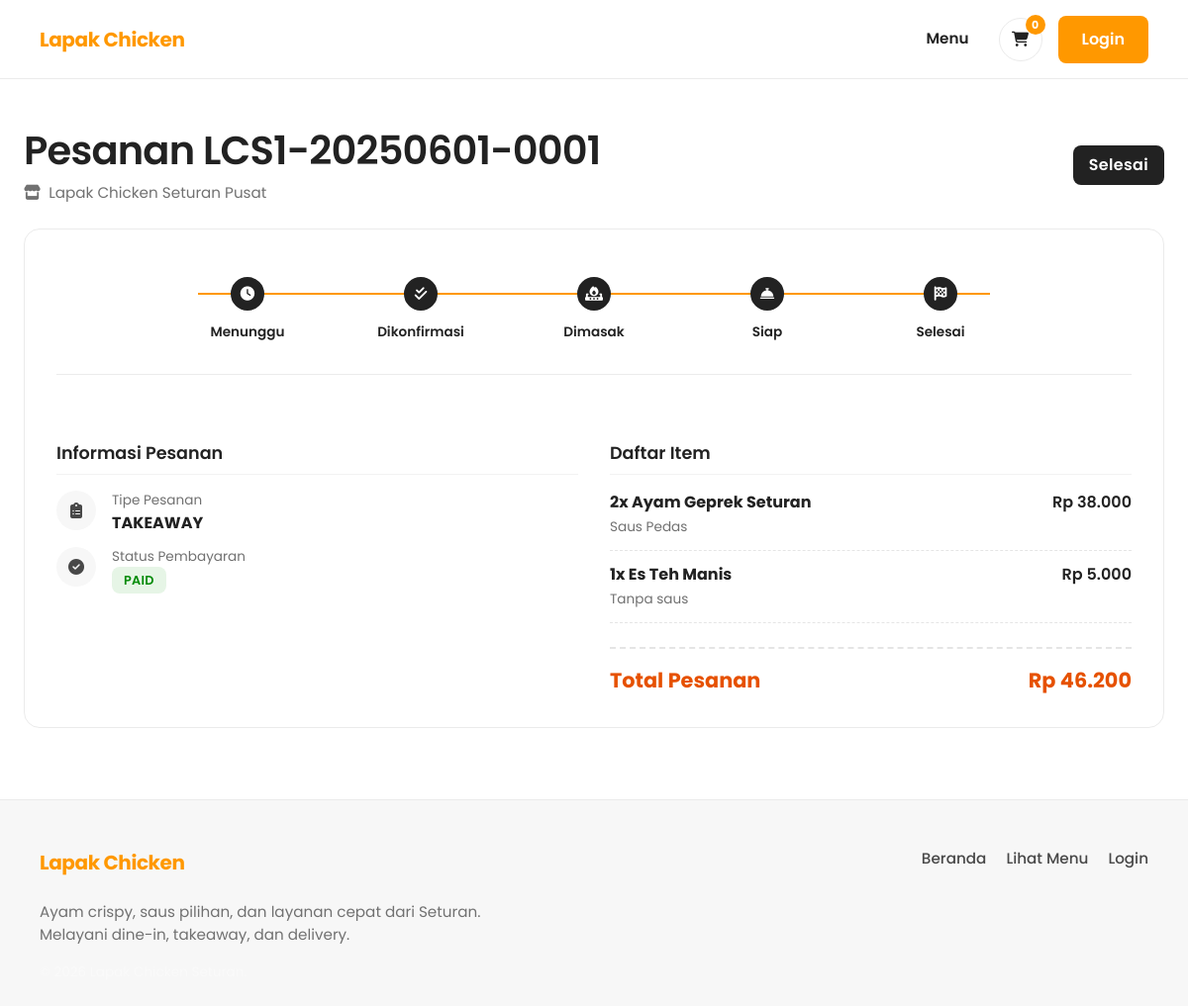
Page /customer/order-status.php?code=LCS1-20250601-0001 on the committed database.
### tables this page shows
CREATE TABLE orders (
  id             INT AUTO_INCREMENT PRIMARY KEY,
  branch_id      INT NOT NULL,
  user_id        INT,
  order_code     VARCHAR(20) UNIQUE NOT NULL,
  customer_name  VARCHAR(100) NOT NULL,
  customer_phone VARCHAR(20) NOT NULL,
  order_type     VARCHAR(20) NOT NULL,
  status         VARCHAR(20) DEFAULT 'pending',
  total          DECIMAL(10,2) NOT NULL,
  created_at     TIMESTAMP DEFAULT CURRENT_TIMESTAMP,
  FOREIGN KEY (branch_id) REFERENCES branches(id) ON DELETE RESTRICT,
  FOREIGN KEY (user_id)   REFERENCES users(id)    ON DELETE SET NULL
);

CREATE TABLE settings (
  id        INT AUTO_INCREMENT PRIMARY KEY,
  branch_id INT NOT NULL,
  `key`     VARCHAR(100) NOT NULL,
  `value`   TEXT,
  UNIQUE KEY unique_branch_key (branch_id, `key`),
  FOREIGN KEY (branch_id) REFERENCES branches(id) ON DELETE CASCADE
);

CREATE TABLE branches (
  id         INT AUTO_INCREMENT PRIMARY KEY,
  name       VARCHAR(100) NOT NULL,
  address    TEXT,
  phone      VARCHAR(20),
  created_at TIMESTAMP DEFAULT CURRENT_TIMESTAMP
);

CREATE TABLE order_details (
  id       INT AUTO_INCREMENT PRIMARY KEY,
  order_id INT NOT NULL,
  menu_id  INT NOT NULL,
  sauce_id INT,
  quantity INT NOT NULL DEFAULT 1,
  subtotal DECIMAL(10,2) NOT NULL,
  FOREIGN KEY (order_id)  REFERENCES orders(id)  ON DELETE CASCADE,
  FOREIGN KEY (menu_id)   REFERENCES menus(id)   ON DELETE RESTRICT,
  FOREIGN KEY (sauce_id)  REFERENCES sauces(id)  ON DELETE SET NULL
);

CREATE TABLE menus (
  id          INT AUTO_INCREMENT PRIMARY KEY,
  category_id INT NOT NULL,
  name        VARCHAR(150) NOT NULL,
  slug        VARCHAR(150) UNIQUE,
  description TEXT,
  price       DECIMAL(10,2) NOT NULL,
  image_url   VARCHAR(500),
  is_active   TINYINT(1) DEFAULT 1,
  stock       INT DEFAULT NULL,
  created_at  TIMESTAMP DEFAULT CURRENT_TIMESTAMP,
  FOREIGN KEY (category_id) REFERENCES categories(id) ON DELETE RESTRICT
);

CREATE TABLE sauces (
  id          INT AUTO_INCREMENT PRIMARY KEY,
  name        VARCHAR(100) NOT NULL,
  price_extra DECIMAL(10,2) DEFAULT 0.00,
  is_active   TINYINT(1) DEFAULT 1
);

### config/config.php (called while the page is built, shortened)
<?php
function base_url(string $path = ''): string
{
    return rtrim(BASE_URL, '/') . '/' . ltrim($path, '/');
}

### includes/functions.php (called while the page is built, shortened)
<?php
require_once __DIR__ . '/../config/database.php';
require_once __DIR__ . '/../config/auth.php';
function e($value): string
{
    return htmlspecialchars((string) $value, ENT_QUOTES, 'UTF-8');
}
function format_rupiah(float $amount): string
{
    return 'Rp ' . number_format($amount, 0, ',', '.');
}
function get_status_label(string $status): string
{
    return [
        'pending' => 'Pending',
        'confirmed' => 'Dikonfirmasi',
        'cooking' => 'Dimasak',
        'ready' => 'Siap',
        'completed' => 'Selesai',
        'cancelled' => 'Batal',
    ][$status] ?? ucfirst($status);
}
function get_status_color(string $status): string
{
    return [
        'pending' => 'badge-gray',
        'confirmed' => 'badge-blue',
        'cooking' => 'badge-orange',
        'ready' => 'badge-green',
        'completed' => 'badge-black',
        'cancelled' => 'badge-red',
    ][$status] ?? 'badge-gray';
}
function get_or_create_cart(PDO $db): int
{
    $user = current_user();
    $sessionId = $_SESSION[SESSION_CART_KEY];
    $stmt = $db->prepare('SELECT id FROM carts WHERE session_id = ? AND user_id IS NULL ORDER BY id DESC LIMIT 1');
    $stmt->execute([$sessionId]);
    $cartId = $stmt->fetchColumn();
    $stmt = $db->prepare('INSERT INTO carts (session_id) VALUES (?)');
    $stmt->execute([$sessionId]);
    return (int) $db->lastInsertId();
}
function get_cart(PDO $db): array
{
    $cartId = get_or_create_cart($db);
    $stmt = $db->prepare(
        'SELECT ci.id, ci.menu_id, ci.sauce_id, ci.quantity, ci.notes, m.name menu_name, m.price,
                s.name sauce_name, COALESCE(s.price_extra, 0) price_extra,
                ((m.price + COALESCE(s.price_extra, 0)) * ci.quantity) subtotal
         FROM cart_items ci
         JOIN menus m ON m.id = ci.menu_id
         LEFT JOIN sauces s ON s.id = ci.sauce_id
         WHERE ci.cart_id = ?
         ORDER BY ci.id DESC'
    );
    $stmt->execute([$cartId]);
    $items = $stmt->fetchAll();
    $subtotal = array_reduce($items, fn($sum, $item) => $sum + (float) $item['subtotal'], 0.0);
    $branchId = (int) ($_SESSION['branch_id'] ?? 1);
    $taxRate = (float) get_branch_setting($db, $branchId, 'tax_rate', DEFAULT_TAX_RATE);
    $tax = $subtotal * $taxRate;
    return [
        'cart_id' => $cartId,
        'items' => $items,
        'count' => array_sum(array_map(fn($item) => (int) $item['quantity'], $items)),
        'subtotal' => $subtotal,
        'tax_rate' => $taxRate,
        'tax' => $tax,
        'total' => $subtotal + $tax,
    ];
}
function get_branch_setting(PDO $db, int $branch_id, string $key, mixed $default = null): mixed
{
    $stmt = $db->prepare('SELECT `value` FROM settings WHERE branch_id = ? AND `key` = ? LIMIT 1');
    $stmt->execute([$branch_id, $key]);
    $value = $stmt->fetchColumn();
    return $value === false ? $default : $value;
}

### config/database.php (called while the page is built)
<?php
require_once __DIR__ . '/config.php';
final class Database
{
    private static ?PDO $instance = null;
    public static function getInstance(): PDO
    {
        if (self::$instance === null) {
            $dsn = 'mysql:host=' . DB_HOST . ';dbname=' . DB_NAME . ';charset=' . DB_CHARSET;
            $options = [
                PDO::ATTR_ERRMODE => PDO::ERRMODE_EXCEPTION,
                PDO::ATTR_DEFAULT_FETCH_MODE => PDO::FETCH_ASSOC,
                PDO::ATTR_EMULATE_PREPARES => false,
            ];
            try {
                self::$instance = new PDO($dsn, DB_USER, DB_PASS, $options);
            } catch (PDOException $e) {
                error_log('[DB] ' . $e->getMessage());
                http_response_code(500);
                exit('Database connection failed.');
            }
        }
        return self::$instance;
    }
}
function db(): PDO
{
    return Database::getInstance();
}

### config/auth.php (called while the page is built, shortened)
<?php
require_once __DIR__ . '/config.php';
function current_user(): ?array
{
    return $_SESSION['user'] ?? null;
}
function is_logged_in(): bool
{
    return current_user() !== null;
}

### customer/order-status.php (the view, shortened to what this page needs)
<?php
require_once __DIR__ . '/../includes/functions.php';
$db = db();
$code = sanitize($_GET['code'] ?? '');
$stmt = $db->prepare('SELECT o.*, b.name branch_name, COALESCE(p.payment_status, "unpaid") payment_status FROM orders o JOIN branches b ON b.id = o.branch_id LEFT JOIN payments p ON p.order_id = o.id WHERE o.order_code = ?');
$stmt->execute([$code]);
$order = $stmt->fetch();
$items = $db->prepare('SELECT od.*, m.name menu_name, s.name sauce_name FROM order_details od JOIN menus m ON m.id = od.menu_id LEFT JOIN sauces s ON s.id = od.sauce_id WHERE od.order_id = ?');
$items->execute([$order['id']]);
require __DIR__ . '/../includes/header.php';
$steps = [
    'pending' => ['label' => 'Menunggu', 'icon' => 'fa-clock'],
    'confirmed' => ['label' => 'Dikonfirmasi', 'icon' => 'fa-check-double'],
    'cooking' => ['label' => 'Dimasak', 'icon' => 'fa-fire-burner'],
    'ready' => ['label' => 'Siap', 'icon' => 'fa-bell-concierge'],
    'completed' => ['label' => 'Selesai', 'icon' => 'fa-flag-checkered'],
];
$statuses = array_keys($steps);
$currentIndex = array_search($order['status'], $statuses);
?>
<section class="section" data-order-code="<?= e($order['order_code']) ?>" data-live-status-container>
    <div class="container">
        <div class="page-title">
            <div>
                <h1 style="margin-bottom: 8px;">Pesanan <?= e($order['order_code']) ?></h1>
                <p class="muted" style="margin: 0; font-size: 0.95rem;">
                    <i class="fa-solid fa-store" style="margin-right: 4px;"></i> <?= e($order['branch_name']) ?>
                </p>
            </div>
            <span class="badge <?= get_status_color($order['status']) ?>" style="font-size: 1rem; padding: 8px 16px;" data-live-status><?= get_status_label($order['status']) ?></span>
        </div>
        <div class="card" style="padding: 32px; margin-bottom: 24px;">
            <div class="stepper-wrap" style="margin-top: 16px; margin-bottom: 48px;">
                <div class="stepper" id="orderStepper">
                    <?php foreach ($steps as $key => $step):
                        $stepIndex = array_search($key, $statuses);
                        $isCompleted = $order['status'] === 'completed' || $stepIndex < $currentIndex;
                        $isActive = $stepIndex === $currentIndex;
                        $stepClass = '';
                        if ($order['status'] === 'cancelled') {
                            $stepClass = 'cancelled';
                        } else if ($isCompleted) {
                            $stepClass = 'completed';
                        } else if ($isActive) {
                            $stepClass = 'active';
                        }
                    ?>
                        <div class="step <?= $stepClass ?>" data-step data-step-index="<?= $stepIndex ?>">
                            <div class="step-icon"><i class="fa-solid <?= $step['icon'] ?>"></i></div>
                            <div class="step-label"><?= e($step['label']) ?></div>
                        </div>
                    <?php endforeach; ?>
                </div>
            </div>
            <div class="grid grid-2" style="gap: 32px;">
                <div>
                    <h3 style="font-size: 1.1rem; margin-bottom: 16px; padding-bottom: 8px; border-bottom: 1px solid rgba(0,0,0,0.05);">Informasi Pesanan</h3>
                    <div style="display: flex; flex-direction: column; gap: 12px;">
                        <div style="display: flex; gap: 16px; align-items: flex-start;">
                            <div style="width: 40px; height: 40px; background: var(--gray-light); border-radius: 50%; display: grid; place-items: center; color: var(--gray-dark);">
                                <i class="fa-solid fa-clipboard-list"></i>
                            </div>
                            <div>
                                <span class="muted" style="display: block; font-size: 0.85rem;">Tipe Pesanan</span>
                                <strong style="text-transform: uppercase;"><?= str_replace('_', ' ', e($order['order_type'])) ?></strong>
                            </div>
                        </div>
                        <div style="display: flex; gap: 16px; align-items: flex-start;">
                            <div style="width: 40px; height: 40px; background: var(--gray-light); border-radius: 50%; display: grid; place-items: center; color: var(--gray-dark);">
                                <i class="fa-solid <?= $order['payment_status'] === 'paid' ? 'fa-check-circle' : 'fa-wallet' ?>"></i>
                            </div>
                            <div>
                                <span class="muted" style="display: block; font-size: 0.85rem;">Status Pembayaran</span>
                                <span class="badge <?= $order['payment_status'] === 'paid' ? 'badge-green' : 'badge-orange' ?>">
                                    <?= strtoupper(e($order['payment_status'])) ?>
                                </span>
                            </div>
                        </div>
                    </div>
                </div>
                <div>
                    <h3 style="font-size: 1.1rem; margin-bottom: 16px; padding-bottom: 8px; border-bottom: 1px solid rgba(0,0,0,0.05);">Daftar Item</h3>
                    <div style="display: flex; flex-direction: column; gap: 12px; margin-bottom: 24px;">
                        <?php foreach ($items->fetchAll() as $item): ?>
                            <div style="display: flex; justify-content: space-between; align-items: flex-start; padding-bottom: 12px; border-bottom: 1px dashed rgba(0,0,0,0.1);">
                                <div>
                                    <strong style="display: block;"><?= (int) $item['quantity'] ?>x <?= e($item['menu_name']) ?></strong>
                                    <span class="muted" style="font-size: 0.85rem;"><?= $item['sauce_name'] ? 'Saus ' . e($item['sauce_name']) : 'Tanpa saus' ?></span>
                                </div>
                                <strong style="font-weight: 600;"><?= format_rupiah((float) $item['subtotal']) ?></strong>
                            </div>
                        <?php endforeach; ?>
                    </div>
                    <div class="summary-total" style="display: flex; justify-content: space-between; font-size: 1.3rem; color: var(--primary-dark); font-weight: 700; padding-top: 16px; border-top: 2px dashed rgba(0,0,0,0.1);">
                        <span>Total Pesanan</span>
                        <span><?= format_rupiah((float) $order['total']) ?></span>
                    </div>
                </div>
            </div>
        </div>
    </div>
</section>
<?php require __DIR__ . '/../includes/footer.php'; ?>

### includes/header.php (shortened to what this page needs)
<?php
$bodyClass = $bodyClass ?? '';
$cartCount = 0;
$isCustomerPage = !in_array($bodyClass, ['admin-layout', 'kasir-layout', 'dapur-layout'], true);
try {
    if ($isCustomerPage && !str_starts_with($_SERVER['SCRIPT_NAME'] ?? '', '/lapak-chicken-seturan/api/')) {
        $cartCount = get_cart(db())['count'] ?? 0;
    }
} catch (Throwable $e) {
    $cartCount = 0;
}
?>
<!doctype html>
<html lang="id">
<head>
    <link rel="stylesheet" href="https://cdnjs.cloudflare.com/ajax/libs/font-awesome/6.5.2/css/all.min.css">
    <link rel="stylesheet" href="<?= base_url('assets/css/main.css') ?>?v=1.3">
    <link rel="stylesheet" href="<?= base_url('assets/css/components.css') ?>?v=1.3">
    <?php if ($isCustomerPage): ?>
        <link rel="stylesheet" href="<?= base_url('assets/css/customer.css') ?>?v=1.3">
    <?php elseif ($bodyClass === 'admin-layout'): ?>
        <link rel="stylesheet" href="<?= base_url('assets/css/admin.css') ?>?v=1.3">
    <?php elseif ($bodyClass === 'kasir-layout'): ?>
        <link rel="stylesheet" href="<?= base_url('assets/css/kasir.css') ?>?v=1.3">
    <?php elseif ($bodyClass === 'dapur-layout'): ?>
        <link rel="stylesheet" href="<?= base_url('assets/css/dapur.css') ?>?v=1.3">
    <?php endif; ?>
</head>
<body class="<?= e($bodyClass) ?>">
<header class="topbar">
    <a class="brand" href="<?= base_url('index.php') ?>"><span>LC</span> Lapak Chicken</a>
    <nav class="topnav">
        <?php if ($isCustomerPage): ?>
            <a href="<?= base_url('customer/menu.php') ?>">Menu</a>
        <?php endif; ?>
        <?php if ($isCustomerPage || !is_logged_in()): ?>
            <a class="cart-link" href="<?= base_url('customer/cart.php') ?>" aria-label="Keranjang"><i class="fa-solid fa-cart-shopping"></i><span data-cart-count><?= (int) $cartCount ?></span></a>
        <?php endif; ?>
        <?php if (is_logged_in()): ?>
            <span class="role-pill"><?= e(user_role()) ?></span>
            <button class="btn btn-outline btn-sm" type="button" data-logout>Logout</button>
        <?php else: ?>
            <a class="btn btn-primary" href="<?= base_url('customer/login.php') ?>">Login</a>
        <?php endif; ?>
    </nav>
</header>
<main>

### rows in the picture
orders: id.value "0", order_code "LCS1-20250601-0001", branch.name "Lapak Chicken Seturan Pusat", status "Selesai", order_type "TAKEAWAY", total "Rp 46.200"
order_details: quantity "2", menu.name "Ayam Geprek Seturan", sauce.name "Pedas", subtotal "Rp 38.000"
order_details: quantity "1", menu.name "Es Teh Manis", shows "Tanpa saus", subtotal "Rp 5.000"

### other values in the picture
$step['label'] "Menunggu"
$step['label'] "Dikonfirmasi"
$step['label'] "Dimasak"
$step['label'] "Siap"
$step['label'] "Selesai"
$order['payment_status'] "PAID"
